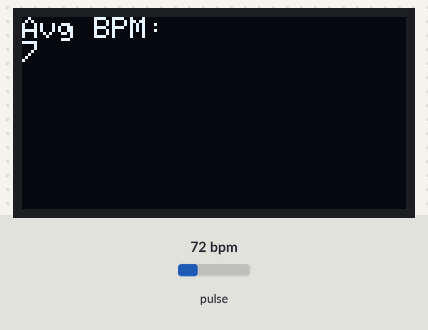
Recording of a sketch running on a simulated Arduino Uno, built with avr-gcc and run on an emulated ATmega328P. Parts: 128×64 one-colour display. The test bench sets the inputs (shaded band); at power-on: pulse 72 bpm. What the sketch prints to the serial monitor is not drawn.

Above: at 1.2 s.
1.3 s: pulse set to 130 bpm
At 1.58 s:
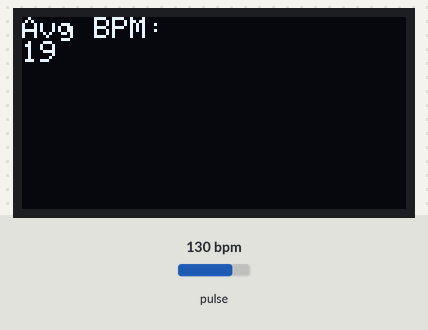
3.3 s: pulse set to 42 bpm
At 5.0 s:
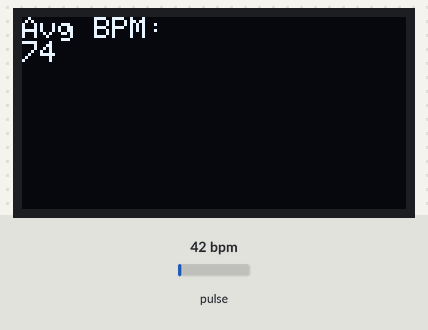
6.3 s: pulse set to 100 bpm
At 13.3 s:
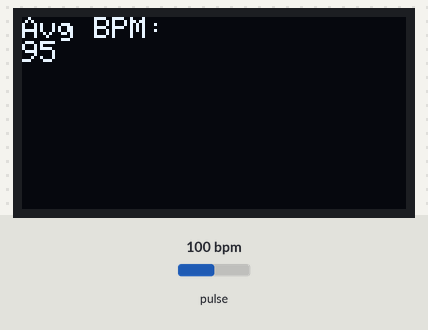
Timing chart, 0 to 14.8 s (numbered marks = the images above; inputs shaded):
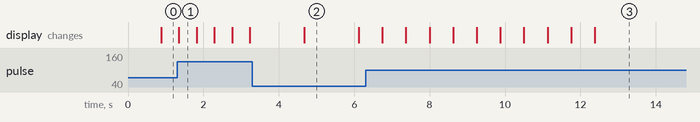

The sketch:

HeartRate-v1.ino
```cpp
#include <Wire.h>
#include "MAX30105.h"
#include <Adafruit_GFX.h>
#include <Adafruit_SSD1306.h>

#define OLED_Address 0x3C
Adafruit_SSD1306 oled(1);

#include "heartRate.h"

MAX30105 particleSensor;

const byte RATE_SIZE = 10;
byte rates[RATE_SIZE];
byte rateSpot = 0;
long lastBeat = 0; //Time at which the last beat occurred

float beatsPerMinute;
int beatAvg;

void setup()
{
  Serial.begin(115200);
  Serial.println("Initializing...");
   oled.begin(SSD1306_SWITCHCAPVCC, OLED_Address);
   oled.clearDisplay();
  // Initialize sensor
  if (!particleSensor.begin(Wire, I2C_SPEED_FAST)) //Use default I2C port, 400kHz speed
  {
    Serial.println("MAX30105 not found");
    while (1);
  }
  Serial.println("Place finger.");

  particleSensor.setup(); //Configure sensor with default settings
  particleSensor.setPulseAmplitudeRed(0x0A); //Turn Red LED to low
  particleSensor.setPulseAmplitudeGreen(0);
}

void loop()
{
  long irValue = particleSensor.getIR();

  if (checkForBeat(irValue) == true)
  {
    //We sensed a beat!
    long delta = millis() - lastBeat;
    lastBeat = millis();

    beatsPerMinute = 60 / (delta / 1000.0);

    if (beatsPerMinute < 255 && beatsPerMinute > 20)
    {
      rates[rateSpot++] = (byte)beatsPerMinute; //Store this reading in the array
      rateSpot %= RATE_SIZE; //Wrap variable

      //Take average of readings
      beatAvg = 0;
      for (byte x = 0 ; x < RATE_SIZE ; x++)
        beatAvg += rates[x];
      beatAvg /= RATE_SIZE;
    }
  }

  Serial.print("IR=");
  Serial.print(irValue);
  Serial.print(", BPM=");
  Serial.print(beatsPerMinute);
  Serial.print(", Avg BPM=");
  Serial.print(beatAvg);

  if (irValue < 50000)
    Serial.print(" No finger?");

  Serial.println();
  oled.clearDisplay();
  oled.setTextColor(WHITE);
  // oled.writeFillRect(0,50,128,16,BLACK);
  oled.setCursor(0,0);
  oled.println("Avg BPM:");
  oled.print(beatAvg);
  oled.display();
}
```

Measured:
- what the display in image 1 shows lasts 0.4 s, from 1.4 s to 1.8 s
- what the display in image 2 shows lasts 1.4 s, from 4.7 s to 6.1 s
